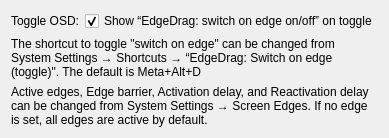
<?xml version="1.0" encoding="UTF-8"?>
<ui version="4.0">
    <class>ConfigUI</class>
    <widget class="QWidget" name="ConfigUI">
        <layout class="QFormLayout" name="formLayout">
            <item row="0" column="0">
                <widget class="QLabel" name="labelOSD">
                    <property name="text">
                        <string>Toggle OSD:</string>
                    </property>
                    <property name="buddy">
                        <cstring>kcfg_ShowToggleOSD</cstring>
                    </property>
                </widget>
            </item>
            <item row="0" column="1">
                <!-- Binds to KConfigXT entry "ShowToggleOSD" -->
                <widget class="QCheckBox" name="kcfg_ShowToggleOSD">
                    <property name="text">
                        <string>Show “EdgeDrag: switch on edge on/off” on toggle</string>
                    </property>
                    <property name="checked"><bool>true</bool></property>
                </widget>
            </item>

            <!-- Shortcut instructions -->
            <item row="1" column="0" colspan="2">
                <widget class="QLabel" name="labelShortcutInfo">
                    <property name="wordWrap"><bool>true</bool></property>
                    <property name="text">
                        <string>The shortcut to toggle "switch on edge" can be changed from System Settings → Shortcuts → “EdgeDrag: Switch on edge (toggle)". The default is Meta+Alt+D</string>
                    </property>
                </widget>
            </item>

            <!-- Screen edges / barrier / delays instructions -->
            <item row="2" column="0" colspan="2">
                <widget class="QLabel" name="labelEdgesInfo">
                    <property name="wordWrap"><bool>true</bool></property>
                    <property name="text">
                        <string>Active edges, Edge barrier, Activation delay, and Reactivation delay can be changed from System Settings → Screen Edges. If no edge is set, all edges are active by default.</string>
                    </property>
                </widget>
            </item>
        </layout>
    </widget>
    <resources/>
    <connections/>
</ui>
